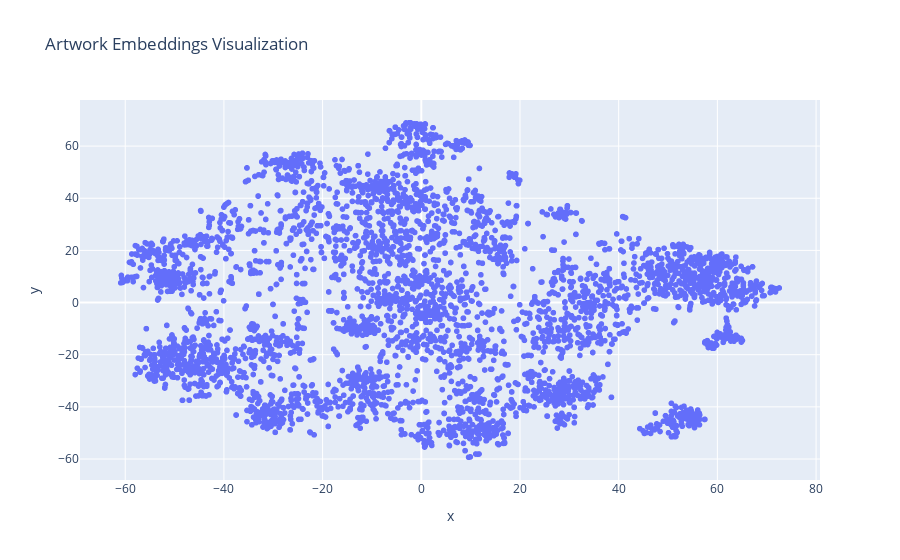

The cell this chart's notebook holds for it:
### Code cell
fig.show()

### Figure 1 — Plotly figure (JSON) as saved in the notebook; plotly's stock layout.template omitted (floating-point values rounded to 4 significant figures; data arrays with more than 128 entries replaced by an {"elided": "..."} marker saying what was removed)
{"data": [{"customdata": {"elided": "4389x2 mixed values"}, "hovertemplate": "x=%{x}<br>y=%{y}<br>title=%{customdata[0]}<br>objectID=%{customdata[1]}<extra></extra>", "legendgroup": "", "marker": {"color": "#636efa", "symbol": "circle"}, "mode": "markers", "name": "", "showlegend": false, "type": "scattergl", "x": {"elided": "4389 float values"}, "xaxis": "x", "y": {"elided": "4389 float values"}, "yaxis": "y"}], "layout": {"legend": {"tracegroupgap": 0}, "title": {"text": "Artwork Embeddings Visualization"}, "xaxis": {"anchor": "y", "domain": [0, 1], "title": {"text": "x"}}, "yaxis": {"anchor": "x", "domain": [0, 1], "title": {"text": "y"}}}}
